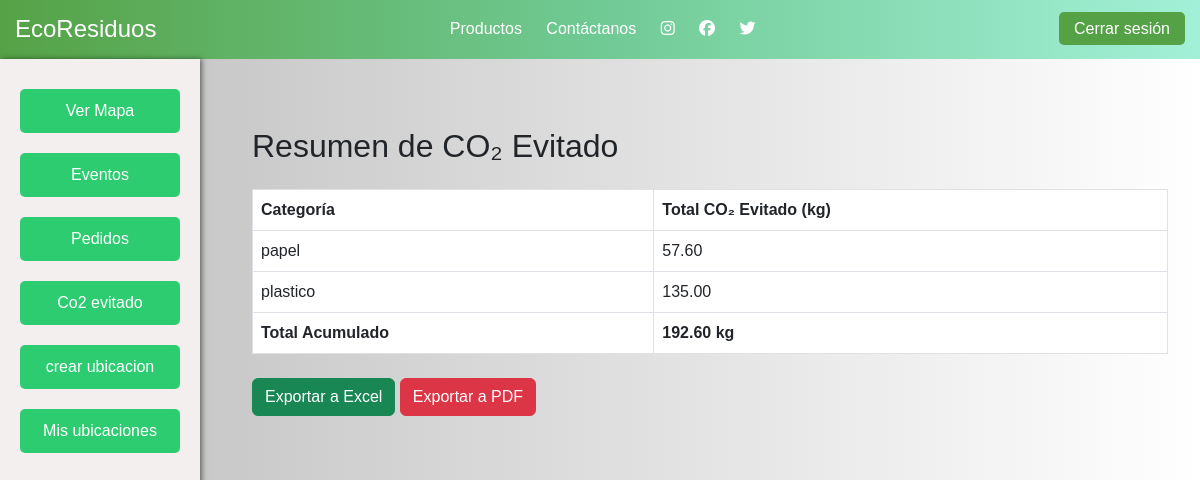
Before: /resumen-co2/ with the older database file.
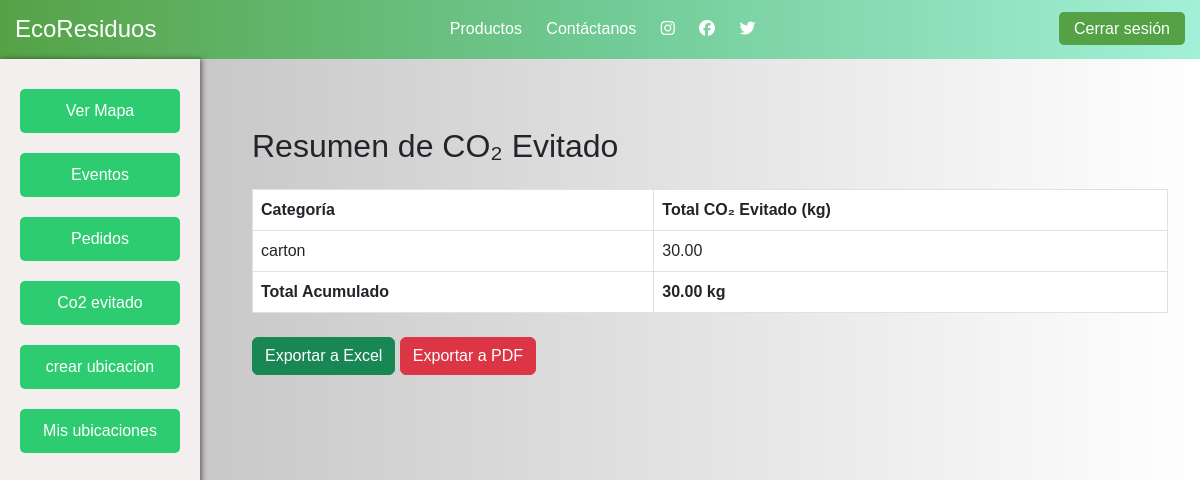
After: the same page with the newer database file.
### tareas/models.py (models this page shows, shortened)
class CategoriaResiduo(models.Model):
    nombre = models.CharField(max_length=100)
    factor_co2 = models.FloatField(help_text="kg CO₂e evitado por kg de residuo")

### tareas/views.py (the view)
# urls.py: path('resumen-co2/', resumen_co2, name='resumen_co2'),
def resumen_co2(request):
    registros = RegistroResiduo.objects.select_related('categoria')
    co2_por_categoria = registros.values('categoria__nombre').annotate(
        total_co2=Sum(
            ExpressionWrapper(
                F('cantidad_kg') * F('categoria__factor_co2'),
                output_field=FloatField()
            )
        )
    )
    total_co2 = sum(cat['total_co2'] for cat in co2_por_categoria)
    return render(request, 'resumen_co2.html', {
        'co2_por_categoria': co2_por_categoria,
        'total_co2': total_co2
    })

### tareas/templates/resumen_co2.html
{% extends "base3.html" %}
{% block content %}
<div class="container mt-5">
    <h2 class="mb-4">Resumen de CO₂ Evitado</h2>
    <table class="table table-bordered">
        <thead class="thead-dark">
            <tr>
                <th>Categoría</th>
                <th>Total CO₂ Evitado (kg)</th>
            </tr>
        </thead>
        <tbody>
            {% for item in co2_por_categoria %}
                <tr>
                    <td>{{ item.categoria__nombre }}</td>
                    <td>{{ item.total_co2|floatformat:2 }}</td>
                </tr>
            {% empty %}
                <tr>
                    <td colspan="2">No hay registros aún.</td>
                </tr>
            {% endfor %}
        </tbody>
        <tfoot>
            <tr>
                <th>Total Acumulado</th>
                <th>{{ total_co2|floatformat:2 }} kg</th>
            </tr>
        </tfoot>
    </table>
    <div class="mt-4">
        <a href="{% url 'exportar_excel' %}" class="btn btn-success">Exportar a Excel</a>
        <a href="{% url 'exportar_pdf' %}" class="btn btn-danger">Exportar a PDF</a>
    </div>
</div>
{% endblock %}

Changed rows visible on the page:
no longer on this page (row unchanged): CategoriaResiduo: categoria__nombre "papel", total_co2 "57.60"
no longer on this page (row unchanged): CategoriaResiduo: categoria__nombre "plastico", total_co2 "135.00"
now on this page (row edited): CategoriaResiduo: categoria__nombre "carton", total_co2 "30.00"
Other visible differences:
{{ total_co2|floatformat:2 }}: "192.60" → "30.00"
